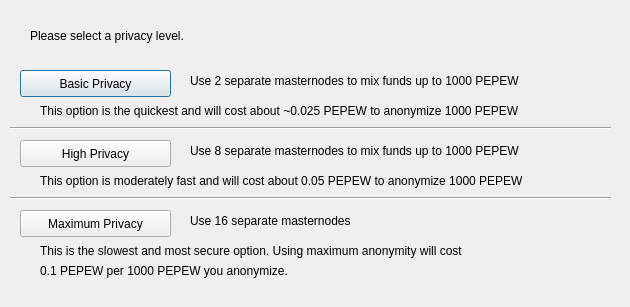
<?xml version="1.0" encoding="UTF-8"?>
<ui version="4.0">
 <class>DarksendConfig</class>
 <widget class="QDialog" name="DarksendConfig">
  <property name="geometry">
   <rect>
    <x>0</x>
    <y>0</y>
    <width>630</width>
    <height>307</height>
   </rect>
  </property>
  <property name="windowTitle">
   <string>Configure PrivateSend</string>
  </property>
  <widget class="QPushButton" name="buttonBasic">
   <property name="geometry">
    <rect>
     <x>20</x>
     <y>70</y>
     <width>151</width>
     <height>27</height>
    </rect>
   </property>
   <property name="text">
    <string>Basic Privacy</string>
   </property>
  </widget>
  <widget class="QPushButton" name="buttonHigh">
   <property name="geometry">
    <rect>
     <x>20</x>
     <y>140</y>
     <width>151</width>
     <height>27</height>
    </rect>
   </property>
   <property name="text">
    <string>High Privacy</string>
   </property>
  </widget>
  <widget class="QPushButton" name="buttonMax">
   <property name="geometry">
    <rect>
     <x>20</x>
     <y>210</y>
     <width>151</width>
     <height>27</height>
    </rect>
   </property>
   <property name="text">
    <string>Maximum Privacy</string>
   </property>
  </widget>
  <widget class="QLabel" name="label">
   <property name="geometry">
    <rect>
     <x>30</x>
     <y>20</y>
     <width>571</width>
     <height>31</height>
    </rect>
   </property>
   <property name="text">
    <string>Please select a privacy level.</string>
   </property>
  </widget>
  <widget class="QLabel" name="label_2">
   <property name="geometry">
    <rect>
     <x>190</x>
     <y>70</y>
     <width>421</width>
     <height>21</height>
    </rect>
   </property>
   <property name="text">
    <string>Use 2 separate masternodes to mix funds up to 1000 PEPEW</string>
   </property>
  </widget>
  <widget class="QLabel" name="label_3">
   <property name="geometry">
    <rect>
     <x>190</x>
     <y>140</y>
     <width>411</width>
     <height>21</height>
    </rect>
   </property>
   <property name="text">
    <string>Use 8 separate masternodes to mix funds up to 1000 PEPEW</string>
   </property>
  </widget>
  <widget class="QLabel" name="label_4">
   <property name="geometry">
    <rect>
     <x>190</x>
     <y>210</y>
     <width>421</width>
     <height>21</height>
    </rect>
   </property>
   <property name="text">
    <string>Use 16 separate masternodes</string>
   </property>
  </widget>
  <widget class="QLabel" name="label_6">
   <property name="geometry">
    <rect>
     <x>40</x>
     <y>100</y>
     <width>561</width>
     <height>21</height>
    </rect>
   </property>
   <property name="text">
    <string>This option is the quickest and will cost about ~0.025 PEPEW to anonymize 1000 PEPEW</string>
   </property>
  </widget>
  <widget class="QLabel" name="label_7">
   <property name="geometry">
    <rect>
     <x>40</x>
     <y>170</y>
     <width>561</width>
     <height>21</height>
    </rect>
   </property>
   <property name="text">
    <string>This option is moderately fast and will cost about 0.05 PEPEW to anonymize 1000 PEPEW</string>
   </property>
  </widget>
  <widget class="QLabel" name="label_8">
   <property name="geometry">
    <rect>
     <x>40</x>
     <y>240</y>
     <width>561</width>
     <height>21</height>
    </rect>
   </property>
   <property name="text">
    <string>This is the slowest and most secure option. Using maximum anonymity will cost</string>
   </property>
  </widget>
  <widget class="QLabel" name="label_9">
   <property name="geometry">
    <rect>
     <x>40</x>
     <y>260</y>
     <width>561</width>
     <height>21</height>
    </rect>
   </property>
   <property name="text">
    <string>0.1 PEPEW per 1000 PEPEW you anonymize.</string>
   </property>
  </widget>
  <widget class="Line" name="line">
   <property name="geometry">
    <rect>
     <x>10</x>
     <y>120</y>
     <width>601</width>
     <height>16</height>
    </rect>
   </property>
   <property name="orientation">
    <enum>Qt::Horizontal</enum>
   </property>
  </widget>
  <widget class="Line" name="line_2">
   <property name="geometry">
    <rect>
     <x>10</x>
     <y>190</y>
     <width>601</width>
     <height>16</height>
    </rect>
   </property>
   <property name="orientation">
    <enum>Qt::Horizontal</enum>
   </property>
  </widget>
 </widget>
 <resources/>
 <connections/>
</ui>
